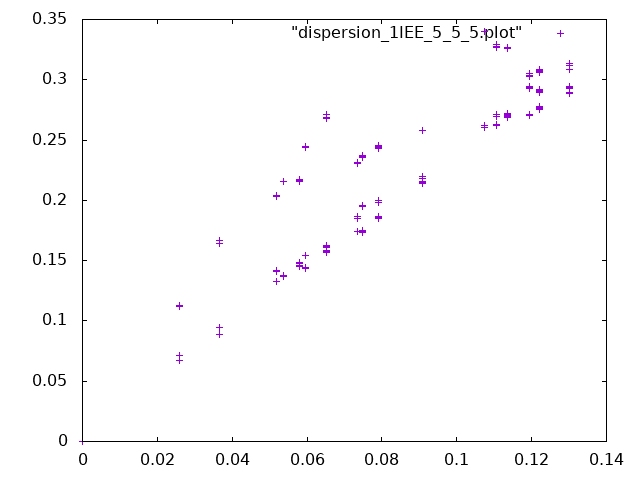

Source code (gnuplot):
set terminal png
set output "fig4.png"
plot "dispersion_1IEE_5_5_5.plot" w p
